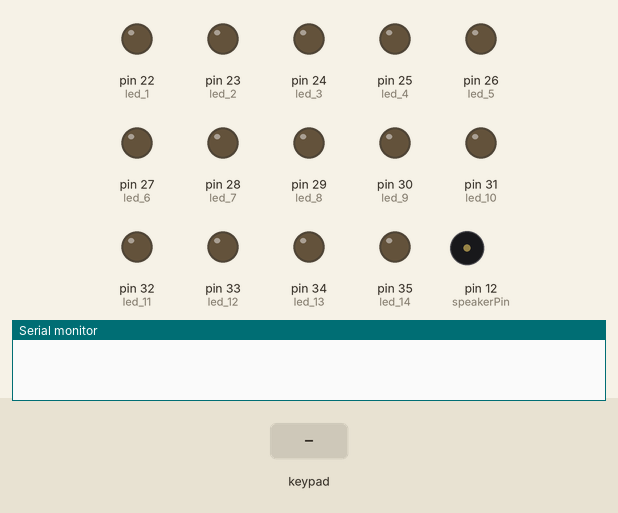
The sketch below on a simulated Arduino Mega 2560, built with avr-gcc and run on an emulated ATmega2560. Shown: output pins drawn as LEDs (lit = HIGH), buzzer (waves = sounding), the last lines printed to the serial monitor. Inputs (shaded band) come from the test bench.

Above: at 1.2 s.
1.3 s: key 'a' pressed
At 2.4 s:
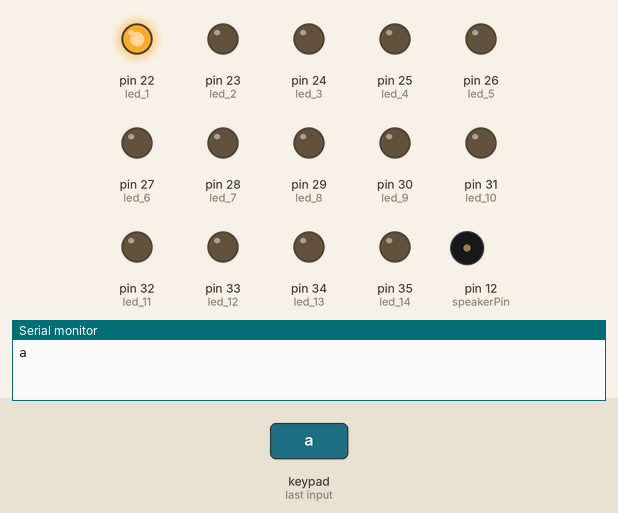
2.9 s: key 'b' pressed
At 3.7 s:
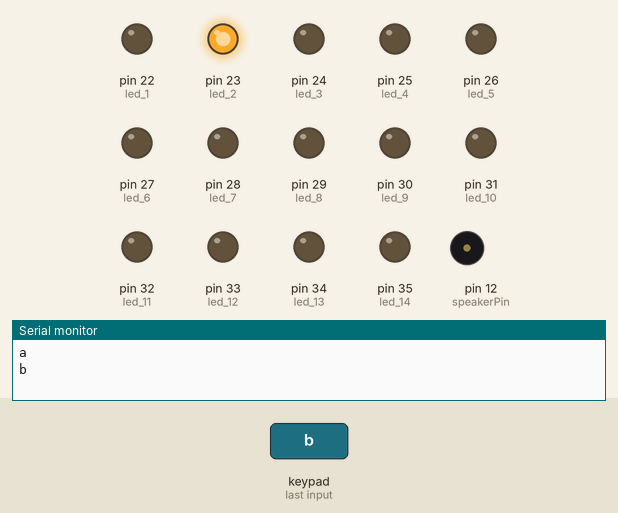
4.5 s: key 'c' pressed
At 5.8 s:
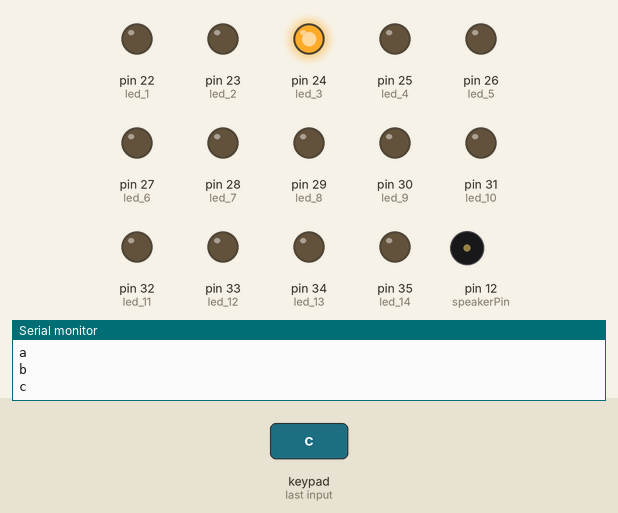
6.1 s: key 'd' pressed
At 7.0 s:
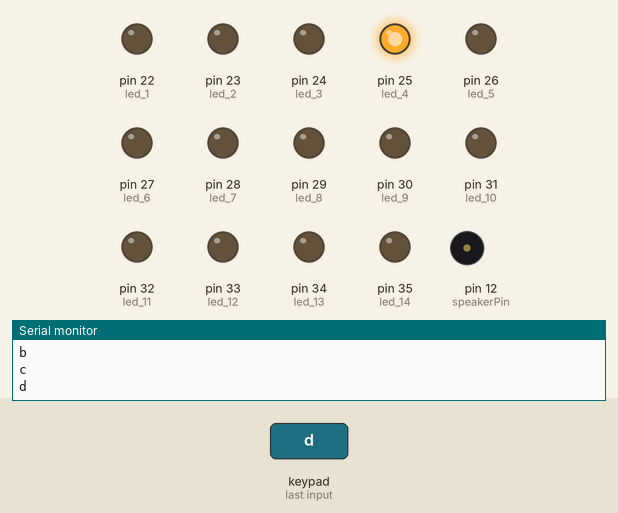
7.7 s: key 'e' pressed
At 8.3 s:
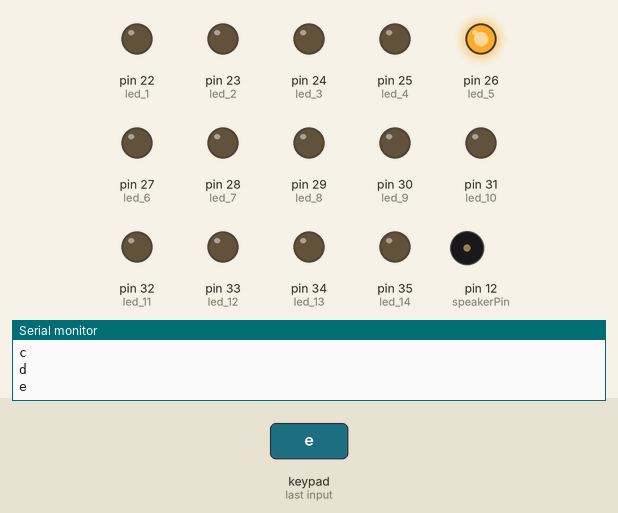
9.3 s: key 'f' pressed
At 10.7 s:
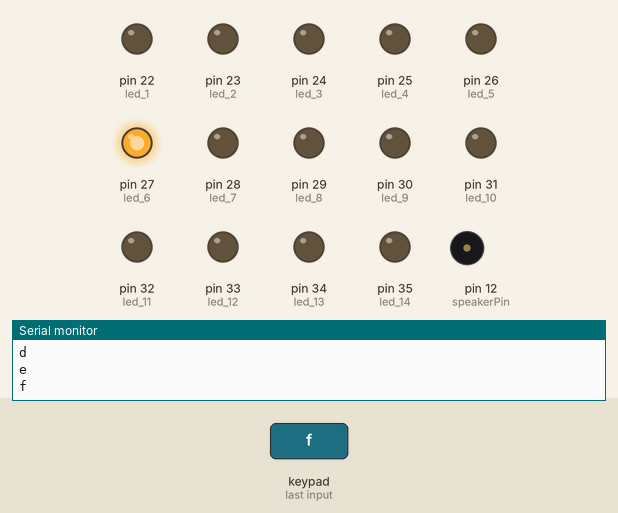
Timing chart, 0 to 11.9 s (numbered marks = the images above; inputs shaded):
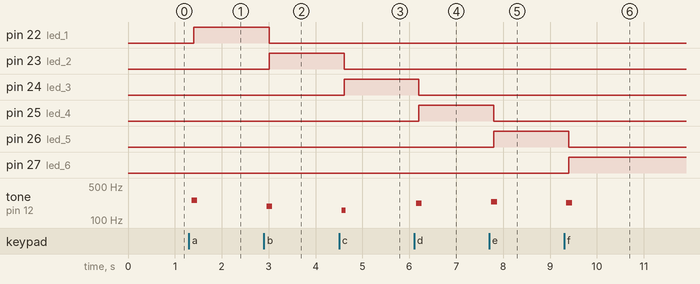

The sketch:

Keypad_with_leds.ino
```cpp
#include <Keypad.h>

//For this example we need Arduino Mega

int speakerPin = 12; // speaker connected to digital pin 12
const byte ROWS = 4; //four rows
const byte COLS = 4; //four columns

#define led_1  22
#define led_2  23
#define led_3  24
#define led_4  25
#define led_5  26
#define led_6  27
#define led_7  28
#define led_8  29
#define led_9  30
#define led_10 31
#define led_11 32
#define led_12 33
#define led_13 34
#define led_14 35
#define led_15 36
#define led_16 37

char keys[ROWS][COLS] = {
{'a','b','c','d'},
{'e','f','g','h'},
{'i','j','k','l'},
{'m','n','o','p'}
};
byte rowPins[ROWS] = {2, 3, 4, 5}; //connect to the row pinouts of the keypad
byte colPins[COLS] = {6, 7, 8, 9}; //connect to the column pinouts of the keypad

Keypad keypad = Keypad( makeKeymap(keys), rowPins, colPins, ROWS, COLS );

void setup()
{

Serial.begin (9600);

pinMode(speakerPin, OUTPUT); // sets the speakerPin to be an output

pinMode(led_1,OUTPUT);
pinMode(led_2,OUTPUT);
pinMode(led_3,OUTPUT);
pinMode(led_4,OUTPUT);
pinMode(led_5,OUTPUT);
pinMode(led_6,OUTPUT);
pinMode(led_7,OUTPUT);
pinMode(led_8,OUTPUT);
pinMode(led_9,OUTPUT);
pinMode(led_10,OUTPUT);
pinMode(led_11,OUTPUT);
pinMode(led_12,OUTPUT);
pinMode(led_13,OUTPUT);
pinMode(led_14,OUTPUT);
pinMode(led_15,OUTPUT);
pinMode(led_16,OUTPUT);

}

void loop()
{
char key = keypad.getKey();

if (key != NO_KEY){
Serial.println(key);

if (key=='a')
{
  beep(speakerPin,510,100);
  digitalWrite(led_1,HIGH);
  digitalWrite(led_16,LOW);

}

if (key=='b')
{
  beep(speakerPin,380,100);
  digitalWrite(led_1,LOW);
 digitalWrite(led_2,HIGH);
}

if (key=='c')
{
  beep(speakerPin,320,100);
   digitalWrite(led_2,LOW);
 digitalWrite(led_3,HIGH);
}

if (key=='d')
{
  beep(speakerPin,440,100);
   digitalWrite(led_3,LOW);
 digitalWrite(led_4,HIGH);
}

if (key=='e')
{
  beep(speakerPin,480,100);
   digitalWrite(led_4,LOW);
 digitalWrite(led_5,HIGH);
}

if (key=='f')
{
beep(speakerPin,450,100);
 digitalWrite(led_5,LOW);
 digitalWrite(led_6,HIGH);
}


if (key=='g')
{
  beep(speakerPin,430,100);
 digitalWrite(led_6,LOW);
 digitalWrite(led_7,HIGH);
}

if (key=='h')
{
  beep(speakerPin,380,100);
 digitalWrite(led_7,LOW);
 digitalWrite(led_8,HIGH);
}


if (key=='i')
{
  beep(speakerPin,660,100);
 digitalWrite(led_8,LOW);
 digitalWrite(led_9,HIGH);
}

if (key=='j')
{
  beep(speakerPin,760,100);
 digitalWrite(led_9,LOW);
 digitalWrite(led_10,HIGH);
}

if (key=='k')
{
  beep(speakerPin,860,100);
 digitalWrite(led_10,LOW);
 digitalWrite(led_11,HIGH);
}

if (key=='l')
{
  beep(speakerPin,700,100);
 digitalWrite(led_11,LOW);
 digitalWrite(led_12,HIGH);
}

if (key=='m')
{
  beep(speakerPin,760,100);
 digitalWrite(led_12,LOW);
 digitalWrite(led_13,HIGH);
}

if (key=='n')
{
  beep(speakerPin,660,100);
 digitalWrite(led_13,LOW);
 digitalWrite(led_14,HIGH);
}

if (key=='o')
{
beep(speakerPin,520,100);
 digitalWrite(led_14,LOW);
 digitalWrite(led_15,HIGH);
}

if (key=='p')
{
  beep(speakerPin,580,100);
 digitalWrite(led_15,LOW);
 digitalWrite(led_16,HIGH);
}
  }
}

void beep (unsigned char speakerPin, int frequencyInHertz, long timeInMilliseconds){ // the sound producing function
int x;
long delayAmount = (long)(1000000/frequencyInHertz);
long loopTime = (long)((timeInMilliseconds*1000)/(delayAmount*2));
for (x=0;x<loopTime;x++)
{
digitalWrite(speakerPin,HIGH);
delayMicroseconds(delayAmount);
digitalWrite(speakerPin,LOW);
delayMicroseconds(delayAmount);
}
}
```

Measured:
- after the input at 1.3 s, pin 22 (led_1): LOW → HIGH after 0.11 s; tone on pin 12 (speakerPin): silent → 254 Hz after 0.06 s, → silent 0.12 s later
- after the input at 2.9 s, pin 22 (led_1): HIGH → LOW after 0.11 s; pin 23 (led_2): LOW → HIGH after 0.11 s; tone on pin 12 (speakerPin): silent → 190 Hz after 0.06 s, → silent 0.12 s later
- after the input at 4.5 s, pin 23 (led_2): HIGH → LOW after 0.11 s; pin 24 (led_3): LOW → HIGH after 0.11 s; tone on pin 12 (speakerPin): silent → 160 Hz after 0.06 s, → silent 0.08 s later
- after the input at 6.1 s, pin 24 (led_3): HIGH → LOW after 0.10 s; pin 25 (led_4): LOW → HIGH after 0.10 s; tone on pin 12 (speakerPin): silent → 220 Hz after 0.05 s, → silent 0.12 s later
- after the input at 7.7 s, pin 25 (led_4): HIGH → LOW after 0.10 s; pin 26 (led_5): LOW → HIGH after 0.10 s; tone on pin 12 (speakerPin): silent → 240 Hz after 0.05 s, → silent 0.12 s later
- after the input at 9.3 s, pin 26 (led_5): HIGH → LOW after 0.10 s; pin 27 (led_6): LOW → HIGH after 0.10 s; tone on pin 12 (speakerPin): silent → 225 Hz after 0.05 s, → silent 0.12 s later
